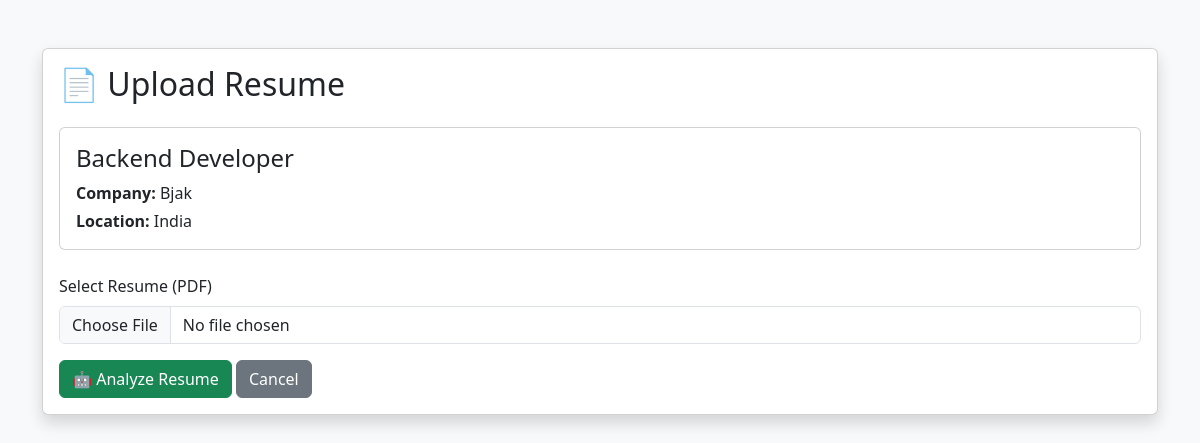
Screenshot of /upload_resume/1 with the database file from the repository.
### database/models.py (models this page shows)
class Job(Base):
    __tablename__ = "jobs"
    id = Column(Integer, primary_key=True)
    company = Column(String, nullable=False)
    title = Column(String, nullable=False)
    location = Column(String)
    experience = Column(String)
    salary = Column(String)
    source = Column(String)
    posted_date = Column(String)
    description = Column(Text)
    url = Column(String, unique=True, nullable=False)
    match_score = Column(Integer, default=0)
    status = Column(String(20), default="active", nullable=False)
    last_seen = Column(
        DateTime,
        default=datetime.utcnow,
        nullable=False
    )
    last_scrape_id = Column(Integer, nullable=True)
    created_at = Column(
        DateTime,
        default=datetime.utcnow,
        nullable=False
    )
    updated_at = Column(
        DateTime,
        default=datetime.utcnow,
        onupdate=datetime.utcnow,
        nullable=False
    )
    expires_at = Column(DateTime, nullable=True)

### dashboard/app.py (the view, shortened to what this page needs)
@app.route("/upload_resume/<int:job_id>", methods=["GET", "POST"])
def upload_resume(job_id):
    session = SessionLocal()
    try:
        job = session.query(Job).filter(Job.id == job_id).first()
        if not job:
            return "Job Not Found", 404
        cleaned_description = clean_job_description(job.description)
        return render_template(
            "upload_resume.html",
            job=job,
            cleaned_description=cleaned_description
        )
    finally:
        session.close()

### utils/text_cleaner.py (called while the page is built)
def clean_job_description(text):
    if not text:
        return ""
    text = re.sub(r"<br\s*/?>", "\n", text, flags=re.IGNORECASE)
    text = re.sub(r"<[^>]+>", "", text)
    spam_patterns = [
        r"Please mention.*?human\.",
        r"Please include.*?application\.",
        r"Companies can search these words.*",
        r"This is a beta feature.*",
    ]
    for pattern in spam_patterns:
        text = re.sub(
            pattern,
            "",
            text,
            flags=re.IGNORECASE | re.DOTALL,
        )
    text = re.sub(r"[ \t]+", " ", text)
    text = re.sub(r"\n{3,}", "\n\n", text)
    return text.strip()

### templates/upload_resume.html (shortened to what this page needs)
<!DOCTYPE html>
<html lang="en">
<head>
    <link href="https://cdn.jsdelivr.net/npm/bootstrap@5.3.3/dist/css/bootstrap.min.css" rel="stylesheet">
</head>
<body class="bg-light">
    <div class="container py-5">
        <div class="card shadow">
            <div class="card-body">
                <h2 class="mb-4">📄 Upload Resume</h2>
                <div class="card mb-4">
                    <div class="card-body">
                        <h4>{{ job.title }}</h4>
                        <p class="mb-1">
                            <strong>Company:</strong> {{ job.company }}
                        </p>
                        <p class="mb-0">
                            <strong>Location:</strong>
                            {{ job.location if job.location else "Remote / Not Specified" }}
                        </p>
                    </div>
                </div>
                <form
                    action="{{ url_for('upload_resume', job_id=job.id) }}"
                    method="POST"
                    enctype="multipart/form-data"
                >
                    <div class="mb-3">
                        <label class="form-label">
                            Select Resume (PDF)
                        </label>
                        <input
                            type="file"
                            name="resume"
                            class="form-control"
                            accept=".pdf"
                            required
                        >
                    </div>
                    <button
                        type="submit"
                        class="btn btn-success"
                    >
                        🤖 Analyze Resume
                    </button>
                    <a
                        href="{{ url_for('index') }}"
                        class="btn btn-secondary"
                    >
                        Cancel
                    </a>
                </form>
            </div>
        </div>
    </div>
</body>
</html>

### rows the page displays
Job: title "Backend Developer", company "Bjak", location "India"
